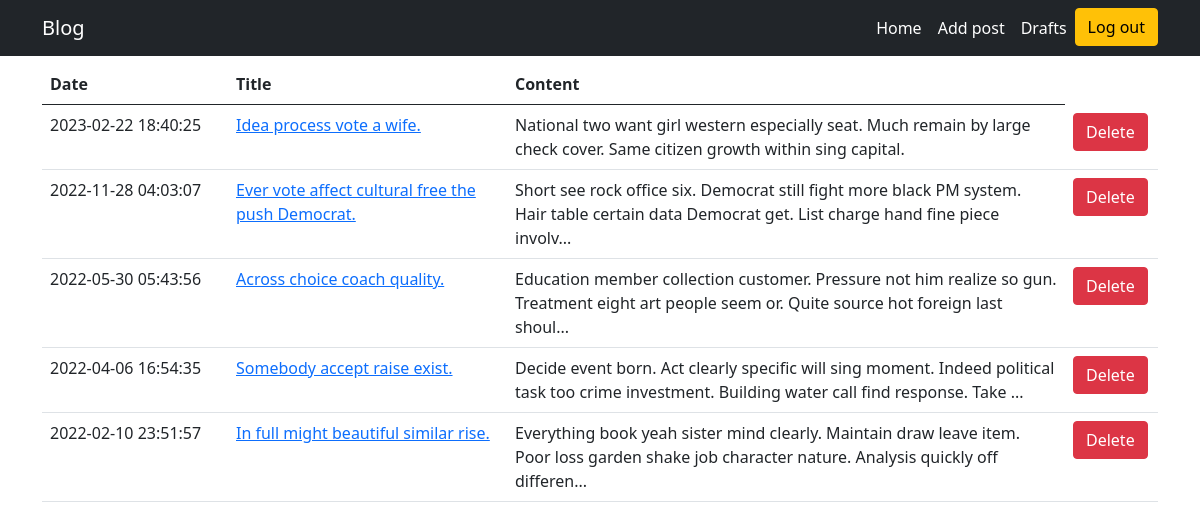
Before: /drafts (signed in) with the older database file.
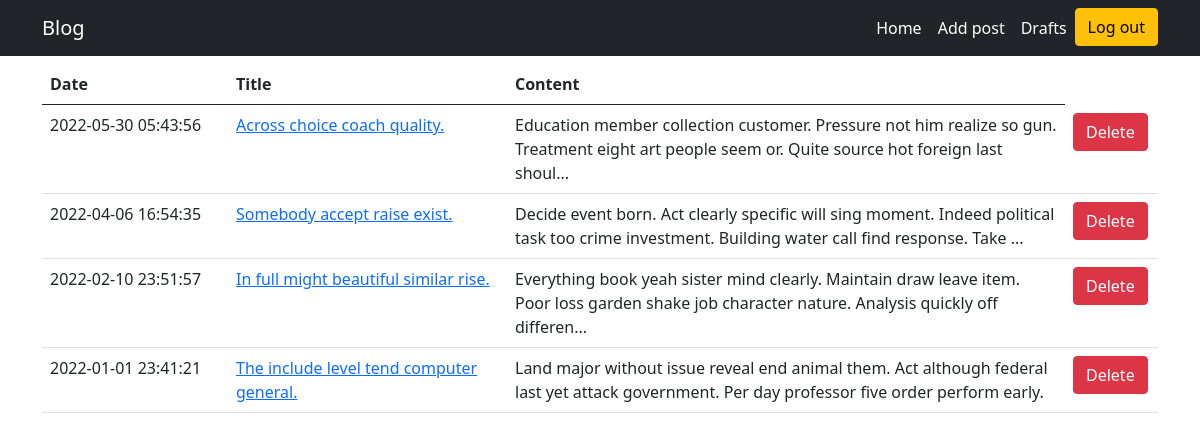
After: the same page with the newer database file.
### app/models.py (models this page shows)
class Entry(db.Model):
    id = db.Column(db.Integer, primary_key = True)
    title = db.Column(db.String, nullable = False)
    body = db.Column(db.Text, nullable = False)
    publish_date = db.Column(db.DateTime, nullable = False, default = dt.datetime.utcnow())
    is_published = db.Column(db.Boolean, default = False)

### app/routes.py (the view)
@app.route('/drafts')
@login_required
def list_drafts():
    posts = Entry.query.filter_by(is_published = False).order_by(Entry.publish_date.desc())
    return render_template("list_drafts.html", posts = posts)

### app/models.py (called while the page is built)
def login_required(view_func):
    @functools.wraps(view_func)
    def check_permissions(*args, **kwargs):
        if session.get('logged_in'):
            return view_func(*args, **kwargs)
        return redirect(url_for('login', next=request.path))
    return check_permissions

### app/templates/list_drafts.html
{% extends "base.html" %}
{% block content %}
    <div class = "row  mx-auto mt-2 col-12">
        <table class = "table">
            <thead>
                <th scope = "col">Date</th>
                <th scope = "col">Title</th>
                <th scope = "col">Content</th>
            </thead>
            <tbody>
                {% for post in posts %}
                <tr scope = "col">
                    <td class = "col-2">{{ post.publish_date }}</td>
                    <td class = "col-3">
                    <a href = "{{ url_for('edit_entry', entry_id = post.id)}}">{{ post.title }}</a>
                    </td>
                    <td class = "col-6">{{ post.body|truncate(145, True) }}</td>
                    <td class = "col-2">
                        <form id = "delete_form" action ="{{ url_for('delete_entry', entry_id = post.id) }}"  method  = "POST">
                        <button type = "submit" class = "btn btn-danger">Delete</button>
                        </form>
                    </td>
                </tr>
                {% endfor %}
            </tbody>
        </table>
        </div>
{% endblock %}

Changed rows visible on the page:
removed Entry: publish_date "2023-02-22 18:40:25", title "Idea process vote a wife.", body "National two want girl western especially seat. Much remain by large check cover. Same citizen growth within sing capital."
no longer on this page (row edited): Entry: publish_date "2022-11-28 04:03:07", title "Ever vote affect cultural free the push Democrat.", body "Short see rock office six. Democrat still fight more black PM system. Hair table certain data Democrat get. List charge hand fine piece involv..."
now on this page (row edited): Entry: publish_date "2022-01-01 23:41:21", title "The include level tend computer general.", body "Land major without issue reveal end animal them. Act although federal last yet attack government. Per day professor five order perform early."
